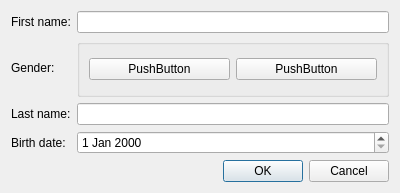
<?xml version="1.0" encoding="UTF-8"?>
<ui version="4.0">
 <class>FamilyTreeNodeBuilder</class>
 <widget class="QDialog" name="FamilyTreeNodeBuilder">
  <property name="geometry">
   <rect>
    <x>0</x>
    <y>0</y>
    <width>400</width>
    <height>193</height>
   </rect>
  </property>
  <property name="windowTitle">
   <string>Dialog</string>
  </property>
  <layout class="QGridLayout" name="gridLayout_2">
   <item row="0" column="0">
    <widget class="QLabel" name="firstNameLabel">
     <property name="text">
      <string>First name:</string>
     </property>
    </widget>
   </item>
   <item row="0" column="1">
    <widget class="QLineEdit" name="firstNameLineEdit"/>
   </item>
   <item row="1" column="0">
    <widget class="QLabel" name="genderLabel">
     <property name="text">
      <string>Gender:</string>
     </property>
    </widget>
   </item>
   <item row="1" column="1">
    <widget class="QGroupBox" name="genderGroupBox">
     <property name="title">
      <string/>
     </property>
     <layout class="QGridLayout" name="gridLayout">
      <item row="0" column="0">
       <widget class="QPushButton" name="feminineGenderPushButton">
        <property name="text">
         <string>PushButton</string>
        </property>
       </widget>
      </item>
      <item row="0" column="1">
       <widget class="QPushButton" name="masculineGenderPushButton">
        <property name="text">
         <string>PushButton</string>
        </property>
       </widget>
      </item>
     </layout>
    </widget>
   </item>
   <item row="2" column="0">
    <widget class="QLabel" name="lastNameLabel">
     <property name="text">
      <string>Last name:</string>
     </property>
    </widget>
   </item>
   <item row="2" column="1">
    <widget class="QLineEdit" name="lastNameLineEdit"/>
   </item>
   <item row="3" column="0">
    <widget class="QLabel" name="birthDateLabel">
     <property name="text">
      <string>Birth date:</string>
     </property>
    </widget>
   </item>
   <item row="3" column="1">
    <widget class="QDateEdit" name="birthDateEdit"/>
   </item>
   <item row="4" column="0" colspan="2">
    <widget class="QDialogButtonBox" name="buttonBox">
     <property name="orientation">
      <enum>Qt::Horizontal</enum>
     </property>
     <property name="standardButtons">
      <set>QDialogButtonBox::Cancel|QDialogButtonBox::Ok</set>
     </property>
    </widget>
   </item>
  </layout>
 </widget>
 <resources/>
 <connections>
  <connection>
   <sender>buttonBox</sender>
   <signal>accepted()</signal>
   <receiver>FamilyTreeNodeBuilder</receiver>
   <slot>accept()</slot>
   <hints>
    <hint type="sourcelabel">
     <x>248</x>
     <y>254</y>
    </hint>
    <hint type="destinationlabel">
     <x>157</x>
     <y>274</y>
    </hint>
   </hints>
  </connection>
  <connection>
   <sender>buttonBox</sender>
   <signal>rejected()</signal>
   <receiver>FamilyTreeNodeBuilder</receiver>
   <slot>reject()</slot>
   <hints>
    <hint type="sourcelabel">
     <x>316</x>
     <y>260</y>
    </hint>
    <hint type="destinationlabel">
     <x>286</x>
     <y>274</y>
    </hint>
   </hints>
  </connection>
 </connections>
</ui>
